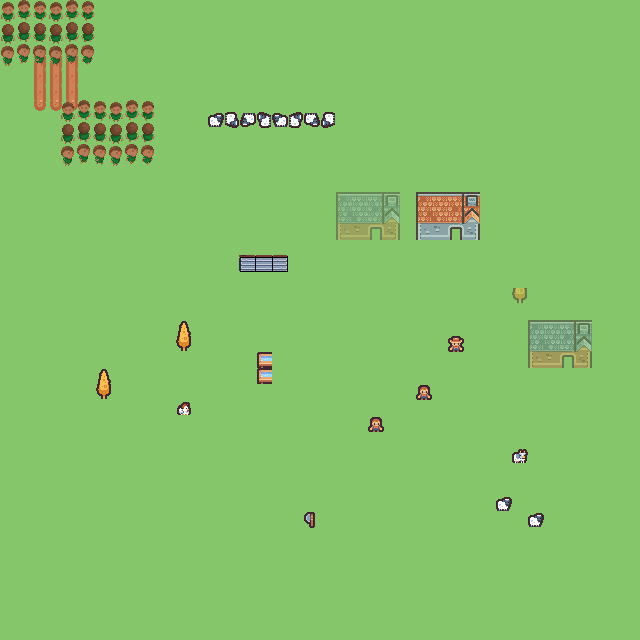

This is a level from a 2D game, rendered from its Tiled map with the project's own tilesets. A one-line summary and the map file follow, with tile-layer data summarised:
An orthogonal 40x40 tile map with 16x16 px tiles, 7 tile layers (Tile Layer 1, things, half-opaque layer, animations, ...), 1 hidden layer not drawn, 4 tilesets, 2 image layers and 9 objects (rectagon).

<map version="1.10" tiledversion="1.12.2" orientation="orthogonal" renderorder="right-down" width="40" height="40" tilewidth="16" tileheight="16" infinite="0" nextlayerid="13" nextobjectid="11">
 <properties>
  <property name="half color" type="color" value="#7affff00" />
 </properties>
 <tileset firstgid="1" source="../tileset.tsx" />
 <tileset firstgid="133" source="embedded_tileset.tsx" />
 <tileset firstgid="265" name="dungeon" tilewidth="16" tileheight="16" tilecount="132" columns="12">
  <tileoffset x="-1" y="-1" />
  <image source="tilesets/dungeon.png" width="203" height="186" />
 </tileset>
 <tileset firstgid="397" source="things.tsx" />
 <layer id="1" name="Tile Layer 1" width="40" height="40">
  <properties>
   <property name="map prop" type="bool" value="false" />
   <property name="map prop2" type="color" value="#ffff55ff" />
  </properties>
  <data>[1600 cells, 1600 non-empty, 7 distinct tile ids]</data>
 </layer>
 <objectgroup id="12" name="Object Layer 1">
  <object id="1" name="hugo" type="rectagon" x="79.0814" y="241.721">
   <properties>
    <property name="long string">one line
two lines
THREE LINES!</property>
   </properties>
  </object>
  <object id="2" x="112.654" y="228.292">
   <point />
  </object>
  <object id="3" x="131.305" y="261.118">
   <ellipse />
  </object>
  <object id="4" x="153.687" y="193.227" width="55.9538" height="25.3657">
   <capsule />
  </object>
  <object id="5" x="179.798" y="240.975">
   <polygon points="0,0 23.8736,37.3026 41.0328,8.20656" />
  </object>
  <object id="6" x="41.0328" y="383.47">
   <polyline points="0,0 20.1434,-64.1604 67.8907,-84.3038" />
  </object>
  <object id="7" x="235.543" y="299.56" width="91.4375" height="18.6094">
   <text wrap="1">Hello World</text>
  </object>
  <object id="9" gid="399" x="145.687" y="478.012" width="16" height="16" rotation="90" />
  <object id="10" gid="2147484047" x="96.4472" y="501.886" width="16" height="16" />
 </objectgroup>
 <layer id="2" name="things" width="40" height="40">
  <data>[1600 cells, 12 non-empty, 8 distinct tile ids]</data>
 </layer>
 <layer id="7" name="hidden layer" width="40" height="40" visible="0">
  <data>[1600 cells, 2 non-empty, 1 distinct tile ids]</data>
 </layer>
 <layer id="8" name="half-opaque layer" width="40" height="40" opacity="0.5">
  <data>[1600 cells, 13 non-empty, 13 distinct tile ids]</data>
 </layer>
 <imagelayer id="9" name="non-zero offset" offsetx="60" offsety="100">
  <image source="../hero.png" width="96" height="66" />
 </imagelayer>
 <imagelayer id="10" name="repeat x layer" repeatx="1">
  <image source="../hero.png" width="96" height="66" />
 </imagelayer>
 <layer id="11" name="animations" width="40" height="40">
  <data>[1600 cells, 2 non-empty, 2 distinct tile ids]</data>
 </layer>
 <layer id="3" name="orientations" width="40" height="40">
  <data>[1600 cells, 8 non-empty, 1 distinct tile ids]</data>
 </layer>
 <group id="6" name="group_layer" opacity="0.8">
  <layer id="4" name="group_layer_1" width="40" height="40" opacity="0.5">
   <data>[1600 cells, 12 non-empty, 12 distinct tile ids]</data>
  </layer>
  <layer id="5" name="group_layer_2" width="40" height="40">
   <data>[1600 cells, 12 non-empty, 12 distinct tile ids]</data>
  </layer>
 </group>
</map>
